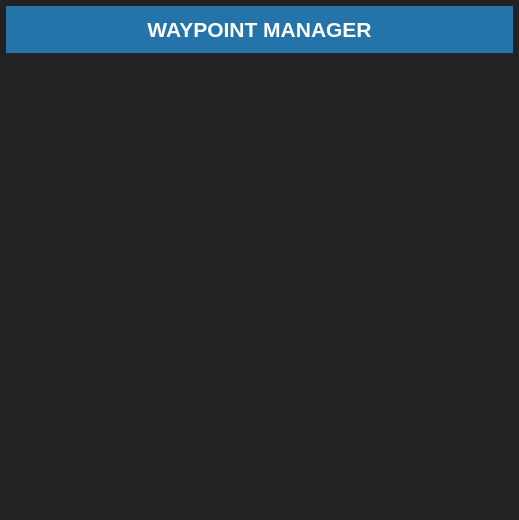
<?xml version="1.0" encoding="UTF-8"?>
<ui version="4.0">
 <class>ActionWaypointUI</class>
 <widget class="QWidget" name="ActionWaypointUI">
  <property name="geometry">
   <rect>
    <x>0</x>
    <y>0</y>
    <width>519</width>
    <height>520</height>
   </rect>
  </property>
  <property name="minimumSize">
   <size>
    <width>519</width>
    <height>519</height>
   </size>
  </property>
  <property name="maximumSize">
   <size>
    <width>520</width>
    <height>520</height>
   </size>
  </property>
  <property name="windowTitle">
   <string>Instructor - Waypoint Manager</string>
  </property>
  <property name="styleSheet">
   <string notr="true">background-color:#222222</string>
  </property>
  <layout class="QVBoxLayout" name="verticalLayout">
   <property name="spacing">
    <number>0</number>
   </property>
   <property name="margin">
    <number>6</number>
   </property>
   <item>
    <widget class="QLabel" name="label_11">
     <property name="minimumSize">
      <size>
       <width>0</width>
       <height>47</height>
      </size>
     </property>
     <property name="maximumSize">
      <size>
       <width>16777215</width>
       <height>48</height>
      </size>
     </property>
     <property name="font">
      <font>
       <pointsize>16</pointsize>
       <weight>75</weight>
       <bold>true</bold>
      </font>
     </property>
     <property name="styleSheet">
      <string notr="true">background-color:#2574A9; color:#ffffff</string>
     </property>
     <property name="text">
      <string>WAYPOINT MANAGER</string>
     </property>
     <property name="alignment">
      <set>Qt::AlignCenter</set>
     </property>
    </widget>
   </item>
   <item>
    <spacer name="verticalSpacer">
     <property name="orientation">
      <enum>Qt::Vertical</enum>
     </property>
     <property name="sizeType">
      <enum>QSizePolicy::Fixed</enum>
     </property>
     <property name="sizeHint" stdset="0">
      <size>
       <width>20</width>
       <height>6</height>
      </size>
     </property>
    </spacer>
   </item>
   <item>
    <layout class="QHBoxLayout" name="page_button_layout">
     <property name="spacing">
      <number>6</number>
     </property>
    </layout>
   </item>
   <item>
    <widget class="QWidget" name="widget_2" native="true">
     <layout class="QGridLayout" name="gridLayout">
      <property name="margin">
       <number>6</number>
      </property>
      <item row="1" column="0">
       <widget class="QStackedWidget" name="stack">
        <property name="currentIndex">
         <number>0</number>
        </property>
        <widget class="QWidget" name="waypoint_page">
         <layout class="QGridLayout" name="gridLayout_2">
          <property name="margin">
           <number>0</number>
          </property>
          <property name="spacing">
           <number>0</number>
          </property>
          <item row="0" column="0">
           <layout class="QVBoxLayout" name="waypoint_layout">
            <property name="spacing">
             <number>0</number>
            </property>
           </layout>
          </item>
         </layout>
        </widget>
        <widget class="QWidget" name="relative_page">
         <layout class="QGridLayout" name="gridLayout_3">
          <property name="margin">
           <number>0</number>
          </property>
          <property name="spacing">
           <number>0</number>
          </property>
          <item row="0" column="0">
           <layout class="QVBoxLayout" name="relative_layout">
            <property name="spacing">
             <number>0</number>
            </property>
           </layout>
          </item>
         </layout>
        </widget>
       </widget>
      </item>
      <item row="2" column="0">
       <layout class="QVBoxLayout" name="button_layout"/>
      </item>
     </layout>
    </widget>
   </item>
  </layout>
 </widget>
 <resources/>
 <connections/>
</ui>
